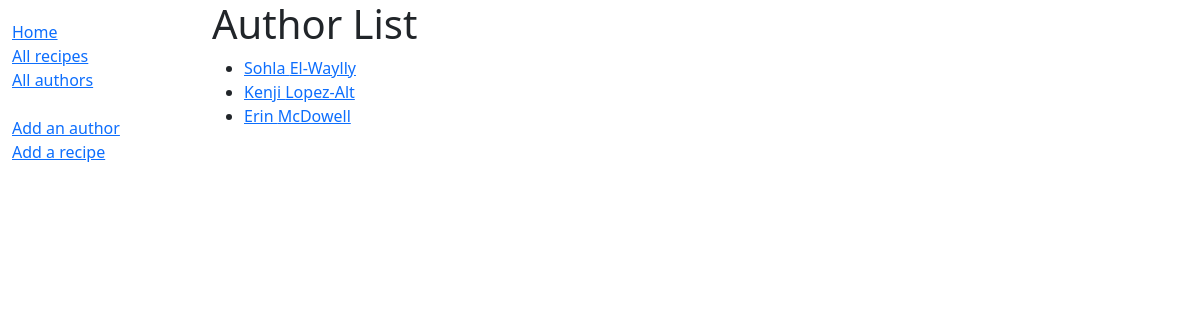
The app's page /catalog/authors/, older data.
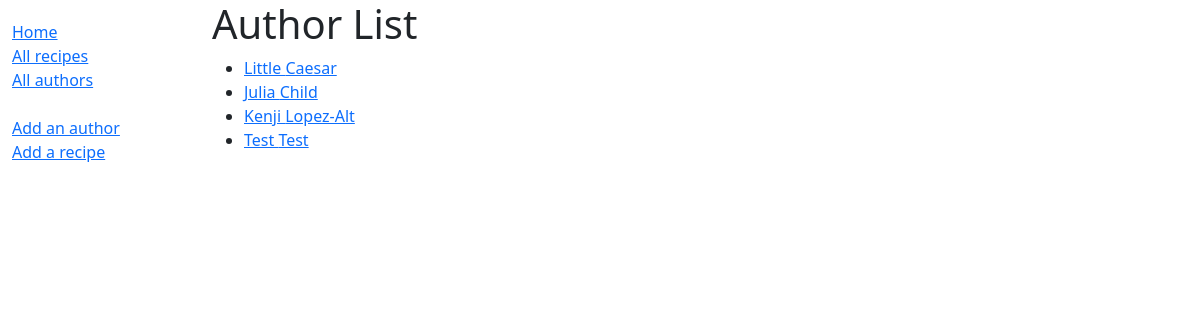
The same page, newer data.
### catalog/models.py (models this page shows, shortened)
class Author(models.Model):
    first_name = models.CharField(max_length=100)
    last_name = models.CharField(max_length=100)
    date_of_birth = models.DateField(null=True, blank=True)
    date_of_death = models.DateField('Died', null=True, blank=True)
    biography = models.TextField(max_length=1000, help_text='Enter a brief biography', null=True, blank=True)
    class Meta:
        ordering = ['last_name', 'first_name']
    def get_absolute_url(self):
        return reverse('author-detail', args=[str(self.id)])

### catalog/views.py (the view)
# urls.py: path('authors/', views.AuthorListView.as_view(), name='authors'),
class AuthorListView(generic.ListView):
    model = Author
    paginate_by = 10

### catalog/templates/catalog/author_list.html (shortened to what this page needs)
{% extends "base_generic.html" %}
{% block content %}
  <h1>Author List</h1>
  {% if author_list %}
  <ul>
    {% for author in author_list %}
      <li>
        <a href="{{ author.get_absolute_url }}">{{ author.first_name }} {{ author.last_name }}</a>
      </li>
    {% endfor %}
  </ul>
  {% else %}
    <p>There are no authors in the library.</p>
  {% endif %}
{% endblock %}

### catalog/templates/base_generic.html (shortened to what this page needs)
<!DOCTYPE html>
<html lang="en">
<head>
  <link href="https://cdn.jsdelivr.net/npm/bootstrap@5.1.3/dist/css/bootstrap.min.css" rel="stylesheet">
  {% load static %}
  <link rel="stylesheet" href="{% static 'css/styles.css' %}">
</head>
<body>
  <div class="container-fluid">
    <div class="row">
      <div class="col-sm-2">
      {% block sidebar %}
        <ul class="sidebar-nav">
          <li><a href="{% url 'index' %}">Home</a></li>
          <li><a href="{% url 'recipes' %}">All recipes</a></li>
          <li><a href="{% url 'authors' %}">All authors</a></li>
          <br>
          <li><a href="{% url 'author-create' %}">Add an author</a></li>
          <li><a href="{% url 'recipe-create' %}">Add a recipe</a></li>
        </ul>
     {% endblock %}
      </div>
      <div class="col-sm-10 ">{% block content %}{% endblock %}
    </div>
    </div>
  </div>
</body>
</html>

### catalog/static/css/styles.css (style rules this page uses)
.sidebar-nav { margin-top: 20px; padding: 0; list-style: none; }

Row changes from the older to the newer data that the page shows:
removed Author: first_name "Sohla", last_name "El-Waylly"
removed Author: first_name "Erin", last_name "McDowell"
added Author: first_name "Little", last_name "Caesar"
added Author: first_name "Julia", last_name "Child"
added Author: first_name "Test", last_name "Test"
